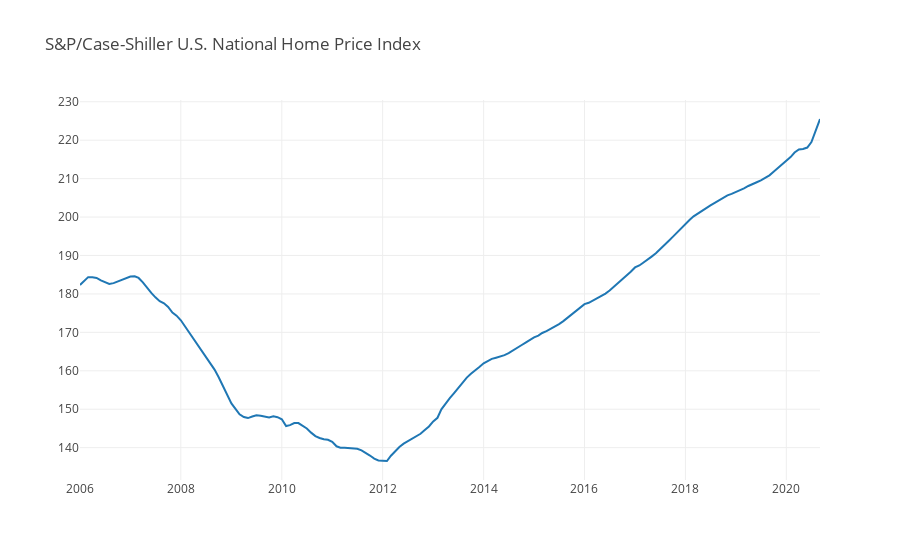

Notebook cell for this chart:
### Markdown cell above
Consumer spending on goods has recovered to pre-pandemic levels. People are buying stuff

### Code cell
df = pdr.get_data_fred('CSUSHPISA', start=dt.datetime(2006,1,1), end=end)

fig4 = go.Figure()

fig4.add_trace(go.Scatter(x=df.index, y=df['CSUSHPISA'], name='Home Prices'))

fig4.update_layout(template='none', 
                   title='S&P/Case-Shiller U.S. National Home Price Index', 
                   title_x=0.05, 
                   height=600, 
                   autosize=True,
                   legend=dict(
                       orientation="h",
                       yanchor="bottom",
                       y=1.02,
                       xanchor="right",
                       x=1))

#fig4.update_yaxes(title_text="Thousands of People",tickformat=",")

### Figure 1 — Plotly figure (JSON) as saved in the notebook; plotly's stock layout.template omitted (floating-point values rounded to 4 significant figures; data arrays with more than 128 entries replaced by an {"elided": "..."} marker saying what was removed)
{"data": [{"name": "Home Prices", "type": "scatter", "x": {"elided": "177 str values"}, "y": {"elided": "177 float values"}}], "layout": {"autosize": true, "legend": {"orientation": "h", "x": 1, "xanchor": "right", "y": 1.02, "yanchor": "bottom"}, "title": {"text": "S&P/Case-Shiller U.S. National Home Price Index", "x": 0.05}, "xaxis": {"autorange": true, "range": ["2006-01-01", "2020-09-01"], "type": "date"}, "yaxis": {"autorange": true, "range": [131.6, 230.5], "type": "linear"}}}
